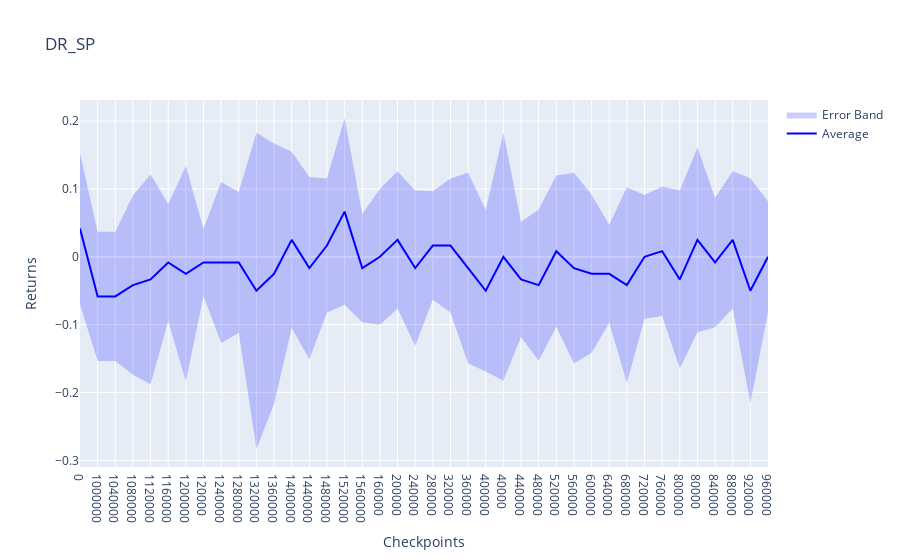
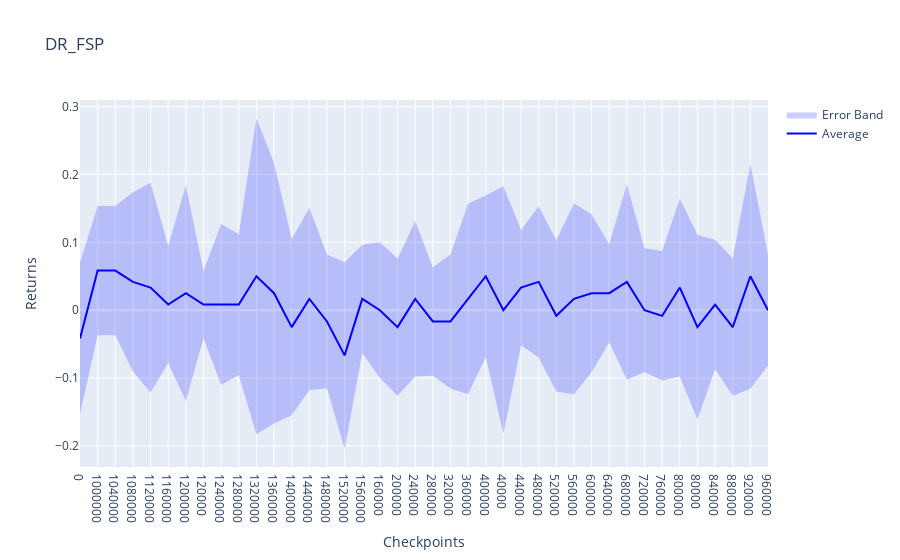

Write notebook code for charts like these, in order.
### Code cell
plot_logs("DR_SP", "DR_FSP")
